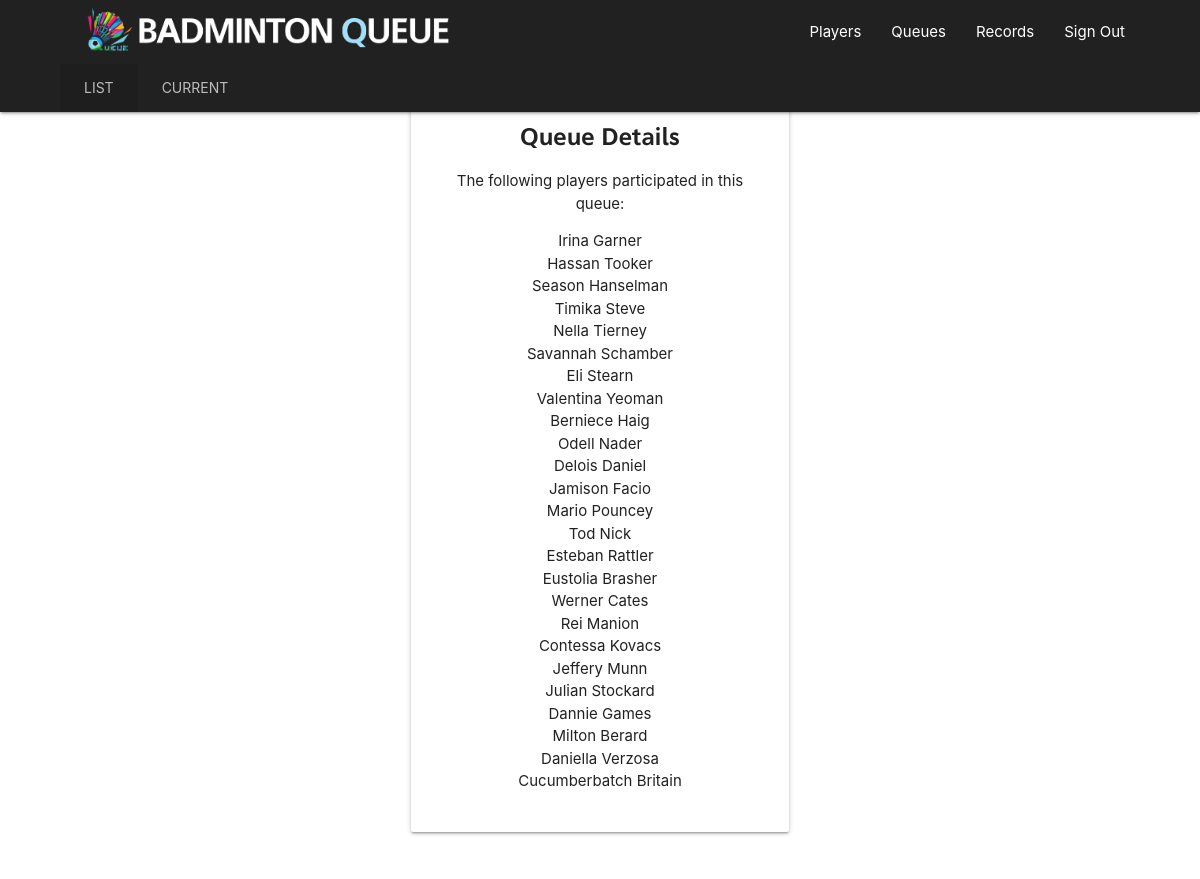
Page /queues/view/104 (signed in) on the committed database.
### queues/models.py (models this page shows, shortened)
class Player(models.Model):
	user = models.ForeignKey(User, on_delete=models.CASCADE, default=None, null=True)
	player_id = models.AutoField(primary_key=True)
	last_name = models.CharField(max_length=64, blank=False, null=True, verbose_name="Last Name")
	first_name = models.CharField(max_length=64, blank=False, null=True, verbose_name="First Name")
	player_level = models.PositiveSmallIntegerField(blank=False, default=0, null=True, verbose_name="Level")
	total_games = models.PositiveSmallIntegerField(blank=False, default=0, null=True, verbose_name="Game Count")
	total_wins = models.PositiveSmallIntegerField(blank=False, default=0, null=True, verbose_name="Total Wins")
	inQueue = models.BooleanField(blank=False, default=False, verbose_name="Currently in Queue")
	inMatch = models.BooleanField(blank=False, default=False, verbose_name="Currently in Match")
	class Meta:
		db_table = "player"
		unique_together=(
			('first_name', 'last_name'),
		)

### queues/views.py (the view)
# urls.py: path('view/<int:pk>', views.QueueDetail.as_view(), name='queue-view'),
class QueueDetail(LoginRequiredMixin, DetailView):
    model = Queue
    template_name = 'queues/queues/queue_detail.html'
    def get_context_data(self, **kwargs):
        context = super(QueueDetail, self).get_context_data(**kwargs)
        context['players'] = self.object.players.all()
        return context

### queues/templates/queues/queues/queue_detail.html
{% extends "queues/base.html" %}
{% block extendedNavbar %}
    <div class="nav-content">
        <ul class="tabs tabs-transparent">
            <li class="tab active">
                <a href="{% url 'queue-list' %}">List</a>
            </li>
            <li class="tab">
                <a href="{% url 'queue-current' %}">Current</a>
            </li>
        </ul>
    </div>
{% endblock extendedNavbar %}
{% block content %}
    <div class="container">
            <div class="row valign-wrapper">
                <div class="col s6 offset-s3 valign">
                    <div class="card">
                        <div class="card-content">
                            <span class="card-title center-align">Queue Details</span>
                            <div class="center-align top-margin">
                                <p class="card-text">
                                    The following players participated in this queue:
                                    <ul>
                                        {% for player in players %}
                                            <li>{{ player.first_name }} {{ player.last_name }}</li>
                                        {% endfor%}
                                    </ul>
                                </p>
                            </div>
                        </div>
                    </div>
                </div>
            </div>
        </div>
{% endblock content %}

### queues/templates/queues/base.html (shortened to what this page needs)
{% load static %}
<!DOCTYPE html>
<html>
    <head>
        <link rel="stylesheet" href="https://cdnjs.cloudflare.com/ajax/libs/materialize/1.0.0/css/materialize.min.css">
        <link rel="stylesheet" type="text/css" href="{% static 'queues/a_main.css' %}">
    </head>
    <body>
        <header class="site-header">
            <div class="navbar-fixed">
                <nav class="nav-extended grey darken-4">
                    <div class="nav-wrapper">
                        <div class="nav-container">
                            <a href="{% url 'Q-home' %}" class="brand-logo"><img width="400" height="auto" src="{% static 'queues/images/logo_1.png' %}"></a>
                            <ul id="nav-mobile" class="right hide-on-med-and-down">
                                <li><a href="{% url 'player-list' %}">Players</a></li>
                                <li><a href="{% url 'queue-list' %}">Queues</a></li>
                                <li><a href="{% url 'record-list' %}">Records</a></li>
                                {% if user.is_authenticated %}
                                    <li><a href="{% url 'logout' %}">Sign Out</a></li>
                                {% else %}
                                    <li><a href="{% url 'login' %}">Sign In</a></li>
                                {% endif %}
                            </ul>
                        </div>
                    </div>
                    {% block extendedNavbar %} {% endblock %}
                </nav>
            </div>
        </header>
        <main>
            {% block content %} {% endblock %}
            <div class="container" />
        </main>
    </body>
</html>

### queues/static/queues/a_main.css (style rules this page uses)
.nav-container { margin-right: 5%; margin-left: 5%; }
.row { margin-top: 5px; }
.nav-content { margin-right: 5%; margin-left: 5%; }
.container { padding-top: 20px; }
.card-title { font-family: AganeB; }
.card { margin-left: 10px; margin-right: 10px; margin-top: 10px; margin-bottom: 20px; }
.top-margin { margin-top: 15px; }

### rows in the picture
Player: first_name "Irina", last_name "Garner"
Player: first_name "Hassan", last_name "Tooker"
Player: first_name "Season", last_name "Hanselman"
Player: first_name "Timika", last_name "Steve"
Player: first_name "Nella", last_name "Tierney"
Player: first_name "Savannah", last_name "Schamber"
Player: first_name "Eli", last_name "Stearn"
Player: first_name "Valentina", last_name "Yeoman"
Player: first_name "Berniece", last_name "Haig"
Player: first_name "Odell", last_name "Nader"
Player: first_name "Delois", last_name "Daniel"
Player: first_name "Jamison", last_name "Facio"
Player: first_name "Mario", last_name "Pouncey"
Player: first_name "Tod", last_name "Nick"
Player: first_name "Esteban", last_name "Rattler"
Player: first_name "Eustolia", last_name "Brasher"
Player: first_name "Werner", last_name "Cates"
Player: first_name "Rei", last_name "Manion"
Player: first_name "Contessa", last_name "Kovacs"
Player: first_name "Jeffery", last_name "Munn"
Player: first_name "Julian", last_name "Stockard"
Player: first_name "Dannie", last_name "Games"
Player: first_name "Milton", last_name "Berard"
Player: first_name "Daniella", last_name "Verzosa"
Player: first_name "Cucumberbatch", last_name "Britain"
